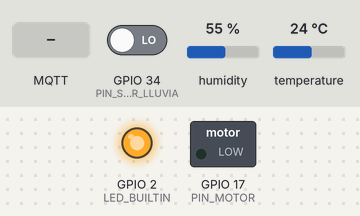
Simulated run of this sketch. Board: ESP32. Shown: switched loads named in the sketch (green lamp = pin HIGH), output pins drawn as LEDs (lit = HIGH). The test bench sets the inputs (shaded band); at power-on: GPIO 34 (PIN_SENSOR_LLUVIA) LOW, humidity 55 %, temperature 24 °C. WiFi joins after 1.5 s; servers stay silent unless stated; random numbers use the default seed unless the sketch sets one; no MQTT or app messages arrive unless stated; web services answer with replies made up by the test bench; what the sketch prints to the serial monitor is not drawn.

Above: at 2.7 s.
2.8 s: MQTT message "1" arrives on the first subscribed topic
At 3.5 s:
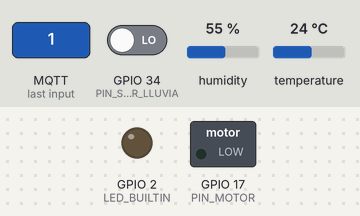
4.3 s: MQTT message "0" arrives on the first subscribed topic
At 31.1 s:
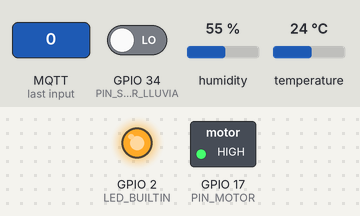
Timing chart, 0 to 31.5 s (numbered marks = the images above; inputs shaded):
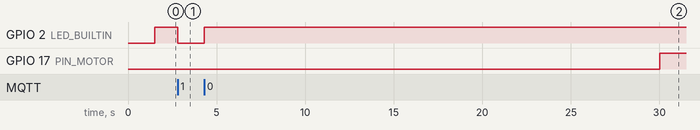

The sketch:

project.ino
```cpp
#include <WiFi.h>
#include <PubSubClient.h>
#include <DHT.h>
#include <Adafruit_Sensor.h>
#include <HTTPClient.h>
#include <UrlEncode.h>
String phoneNumber = "+51973436008";
String apiKey = "4174768";

#define LED_BUILTIN 2
#define PIN_DHT 14
#define TIPO_DHT DHT11
#define PIN_HUMEDAD_SUELO 32
#define PIN_SENSOR_LLUVIA 34
#define PIN_MOTOR 17

const char* ssid = "Wifi_iot2024";
const char* password = "00000000IOT";
const char* servidor_mqtt = "broker.emqx.io";
int estadoMotor = LOW;
WiFiClient espCliente;
PubSubClient cliente(espCliente);
unsigned long ultimoMensaje = 0;
#define TAMANO_BUFFER_MENSAJE (100)
char mensaje[TAMANO_BUFFER_MENSAJE];
const char* topico_salida = "esp32/topico2024";

DHT dht(PIN_DHT, TIPO_DHT);
void sendMessage(String message){

  // Data to send with HTTP POST
  String url = "https://api.callmebot.com/whatsapp.php?phone=" + phoneNumber + "&apikey=" + apiKey + "&text=" + urlEncode(message);
  HTTPClient http;
  http.begin(url);

  // Specify content-type header
  http.addHeader("Content-Type", "application/x-www-form-urlencoded");

  // Send HTTP POST request
  int httpResponseCode = http.POST(url);
  if (httpResponseCode == 200){
    Serial.print("Message sent successfully");
  }
  else{
    Serial.println("Error sending the message");
    Serial.print("HTTP response code: ");
    Serial.println(httpResponseCode);
  }

  // Free resources
  http.end();
}

void configurar_wifi() {
  delay(10);
  Serial.println();
  Serial.print("Conectando a ");
  Serial.println(ssid);

  WiFi.mode(WIFI_STA);
  WiFi.begin(ssid, password);

  while (WiFi.status() != WL_CONNECTED) {
    digitalWrite(LED_BUILTIN, LOW); // Apaga el LED mientras se conecta
    delay(500);
    Serial.print(".");
  }

  randomSeed(micros());

  Serial.println("");
  Serial.println("WiFi conectado");
  Serial.println("Direccion IP: ");
  Serial.println(WiFi.localIP());
  digitalWrite(LED_BUILTIN, HIGH); // Enciende el LED cuando está conectado
}

void callback(char* topico, byte* carga, unsigned int longitud) {
  Serial.print("Mensaje recibido [");
  Serial.print(topico);
  Serial.print("] ");
  for (int i = 0; i < longitud; i++) {
    Serial.print((char)carga[i]);
  }
  Serial.println();

  // Enciende el LED si se recibe '1' como primer carácter
  if ((char)carga[0] == '1') {
    digitalWrite(LED_BUILTIN, LOW);
  } else {
    digitalWrite(LED_BUILTIN, HIGH);
  }
}

void reconectar() {
  while (!cliente.connected()) {
    Serial.print("Intentando conectar a MQTT...");
    String idCliente = "ESP8266Client-";
    idCliente += String(random(0xffff), HEX);
    if (cliente.connect(idCliente.c_str())) {
      Serial.println("Conectado");
      cliente.subscribe("esp32/topico");
    } else {
      Serial.print("Fallo, rc=");
      Serial.print(cliente.state());
      Serial.println(" intentando de nuevo en 5 segundos");
      delay(5000);
    }
  }
}

void setup() {
  pinMode(LED_BUILTIN, OUTPUT);
  pinMode(PIN_MOTOR, OUTPUT);
  pinMode(PIN_SENSOR_LLUVIA, INPUT);
  Serial.begin(115200);
  configurar_wifi();
  cliente.setServer(servidor_mqtt, 1883);
  cliente.setCallback(callback);
  dht.begin();
}

void loop() {
  if (!cliente.connected()) {
    reconectar();
  }
  cliente.loop();

  unsigned long ahora = millis();
  if (ahora - ultimoMensaje >30000) {
    ultimoMensaje = ahora;

    float temperatura = dht.readTemperature();
    float humedad = dht.readHumidity();
    int valorHumedadSuelo = analogRead(PIN_HUMEDAD_SUELO);
    int porcentajeHumedadSuelo = map(valorHumedadSuelo, 0, 4095, 120, 0);
    int valorSensorLluvia = !digitalRead(PIN_SENSOR_LLUVIA);


    // Condiciones para el estado del motor
    /*if (temperatura > 30 || humedad < 30 || porcentajeHumedadSuelo < 20 || valorSensorLluvia == 1) {
      estadoMotor = HIGH; // Enciende el motor
    } else {
      estadoMotor = LOW; // Apaga el motor
    }*/

    if(porcentajeHumedadSuelo <= 60){
      estadoMotor = HIGH;
    }

    if(porcentajeHumedadSuelo >= 80){
      estadoMotor = LOW;
    }

    if (temperatura > 30){
      sendMessage("Exceso de Temperatura ");
      delay(5000);
    }

    if (temperatura < 10){
      sendMessage("Temperatura Muy Baja ");
      delay(5000);
    }

    digitalWrite(PIN_MOTOR, estadoMotor);

    snprintf(mensaje, TAMANO_BUFFER_MENSAJE, "%.2f,%.2f,%d,%d,%d",
             temperatura, humedad, porcentajeHumedadSuelo, valorSensorLluvia, estadoMotor);
    Serial.print("Publicar mensaje: ");
    Serial.println(mensaje);
    cliente.publish(topico_salida, mensaje);

     if(valorSensorLluvia == 1){
      sendMessage("LLUVIA, RIESGO DE HUMEDAD");
      delay(5000);
    }
  }
}
```

Measured:
- after the input at 2.8 s, GPIO 2 (LED_BUILTIN): HIGH → LOW at once
- after the input at 4.3 s, GPIO 2 (LED_BUILTIN): LOW → HIGH at once
